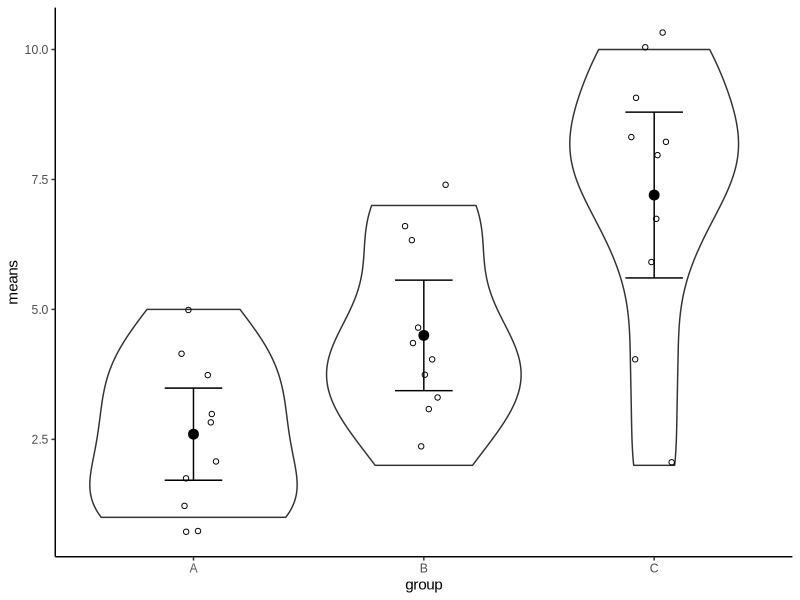

Reproduce this figure in R.
dv = c(2,4,2,3,4,1,1,1,3,5,
       3,4,2,4,5,6,7,7,4,3,
       8,9,2,8,10,10,4,6,7,8)

group = c('A','A','A','A','A','A','A','A','A','A',
          'B','B','B','B','B','B','B','B','B','B',
          'C','C','C','C','C','C','C','C','C','C')

dat = data.frame(dv, group)

library(psych)
#Save descriptive statistics by group in data frame called 'descriptives'
descriptives = describeBy(x = dat$dv, group = dat$group)

#Save vectors of group names, and the group means/se's from 'descriptives'.
#Store them in 'plotdat'
group = c('A', 'B', 'C')
means = c(descriptives$A$mean, descriptives$B$mean,descriptives$C$mean)
se = c(descriptives$A$se, descriptives$B$se,descriptives$C$se)
plotdat=data.frame(group, means, se)

library(ggplot2)

apatheme=theme_bw()+
  theme(panel.grid.major = element_blank(),
        panel.grid.minor = element_blank(),
        panel.background = element_blank(),
        panel.border = element_blank(),
        text=element_text(family='Arial'),
        legend.title=element_blank(),
        legend.position=c(.7,.8),
        axis.line.x = element_line(color='black'),
        axis.line.y = element_line(color='black'))

#Use data frame of summary statistics ('plotdat')
#and map group to x-axis and means to y-axis
p1 = ggplot(data = plotdat, aes(x = group, y = means))+
  #Insert bean plot based on data frame of raw data ('dat')
  #and map group to x-axis and raw dv scores to y-axis
  geom_violin(data= dat, aes(x = group, y = dv))+
  #Likewise, add raw data points (jittered) with same mappings
  geom_jitter(data= dat, aes(x = group, y = dv), shape = 1, width = .1)+
  #Add data points (with no unique mapping manually specified, the data
  #points will fall back on reflecting our originally-specified data,
  #the means of each group)
  geom_point(size = 3)+
  #Add error bars for 95% CIs of each group mean
  geom_errorbar(ymax= means+(1.96*se), ymin=means+(-1.96*se), width = 0.25)+
  #Apply the APA-format theme object
  apatheme
